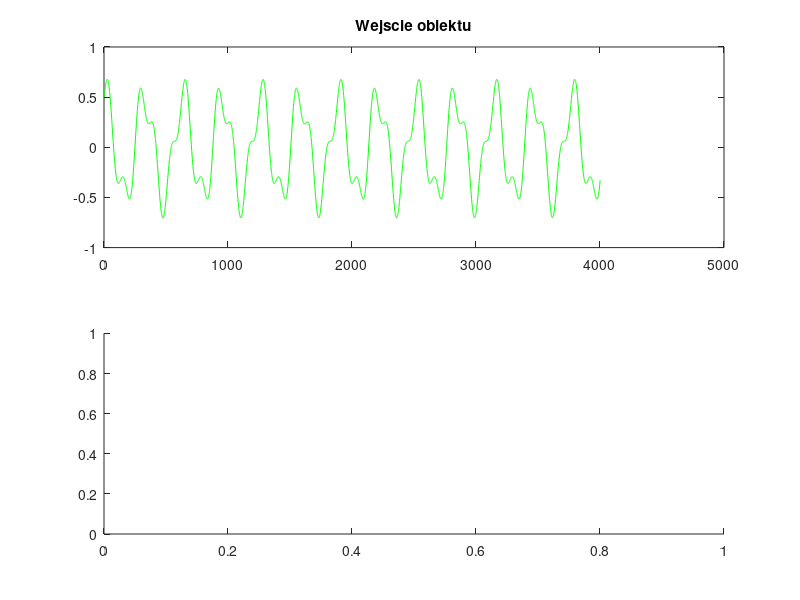

This figure's MATLAB source: (Note: this script raises an error after producing the figure.)
%% pierwsza instrukcja byla w miare ta tez sie wydaje w miare, zobaczymy dalej co bedzie xd
close all; clear; clc;
load IdentWsadowaDyn.mat
% zaklucenie biale
u_biale = DaneDynW(:,1); % +zakłócenie biale
y_biale = DaneDynW(:,2); % to tak jak wyżej

u_color = DaneDynC(:,1); % +zakłócenie kolorowe
y_color = DaneDynC(:,2); % to tak jak wyżej

N=4001; Tp=0.01; t=0:Tp:(N-1)*Tp;
step=1;

figure(1)
subplot(2,1,1)
plot(u_biale, 'green')
title("Wejscie obiektu")
subplot(2,1,2)
plot(y_biale, color="#4DBEEE")
title("Wyjscie obiektu+zakłócenie biale")

figure(2)
subplot(2,1,1)
plot(u_color, 'green')
title("Wejscie obiektu")
subplot(2,1,2)
plot(y_color, color="#4DBEEE")
title("Wyjscie obiektu+zakłócenie color")

% tutaj nizej dziela sie te dane na podzbiory po 2000 i 2001 probek
u_bialeEst = u_biale(1:2000);
u_bialeWer = u_biale(2001:4001);

y_bialeEst = y_biale(1:2000);
y_bialeWer = y_biale(2001:4001);

u_colorEst = u_color(1:2000);
u_colorWer = u_color(2001:4001);

y_colorEst = y_color(1:2000);
y_colorWer = y_color(2001:4001);

phi_biale = [];
for i=2:1:length(y_bialeEst)
    phi_biale(i,:)=[y_bialeEst(i-1) u_bialeEst(i-1)];
end
%phi_biale = phi_biale';

phi_color = [];
for i=2:1:length(y_colorEst)
    phi_color(i,:)=[y_colorEst(i-1) u_colorEst(i-1)];
end
%phi_color = phi_color';


PN_LS_biale=pinv(phi_biale)*y_bialeEst;
p_biale=PN_LS_biale;
kp_biale = p_biale(2);
T_biale = -Tp/log(p_biale(1)); % z tym minusem to niewiem ale dalem zeby czas ujemny nie byl

PN_LS_color=pinv(phi_color)*y_colorEst;
p_color=PN_LS_color;
kp_color = p_color(2);
T_color = -Tp/log(p_color(1)); % to samo co kilka linijek wyzej



figure(3)
plot(y_bialeWer, color="#4DBEEE")
title("+ Zakłócenie biale Zb.Wer")
% tutaj podobno lsimem trzeba wygenerowac pozostale przebiegi

figure(4)
plot(y_colorWer, color="#4DBEEE")
title("+ Zakłócenie korolowe Zb.Wer")
% i tutaj to samo nalezy zrobic co wyzej kilka linijek
